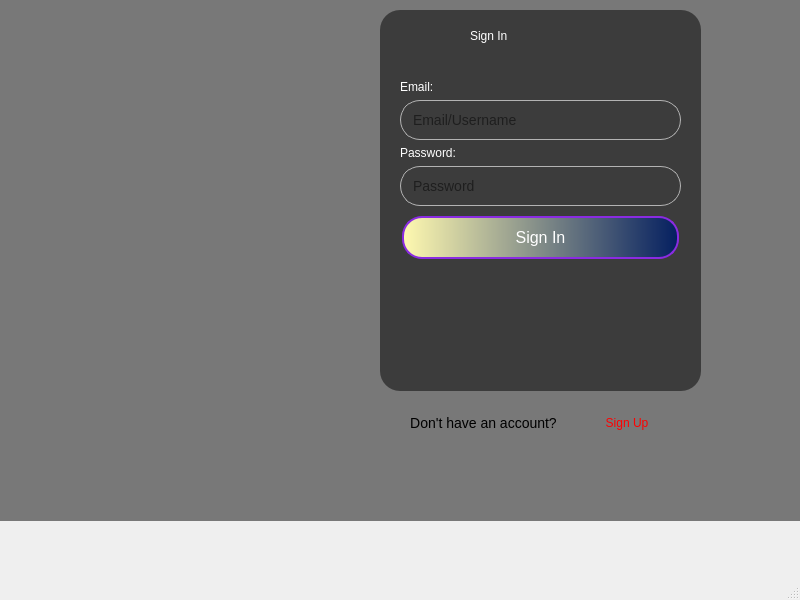
<?xml version="1.0" encoding="UTF-8"?>
<ui version="4.0">
 <class>MainWindow</class>
 <widget class="QMainWindow" name="MainWindow">
  <property name="geometry">
   <rect>
    <x>0</x>
    <y>0</y>
    <width>800</width>
    <height>600</height>
   </rect>
  </property>
  <property name="windowTitle">
   <string>MainWindow</string>
  </property>
  <widget class="QWidget" name="centralwidget">
   <widget class="QStackedWidget" name="stackedWidget">
    <property name="geometry">
     <rect>
      <x>330</x>
      <y>0</y>
      <width>631</width>
      <height>531</height>
     </rect>
    </property>
    <property name="currentIndex">
     <number>1</number>
    </property>
    <widget class="QWidget" name="page_3"/>
    <widget class="QWidget" name="page_2">
     <widget class="QLabel" name="label_6">
      <property name="geometry">
       <rect>
        <x>140</x>
        <y>10</y>
        <width>141</width>
        <height>51</height>
       </rect>
      </property>
      <property name="styleSheet">
       <string notr="true">color: rgb(255, 255, 255); 
font: 25pt &quot;Segoe Print&quot;;</string>
      </property>
      <property name="text">
       <string>Sign In</string>
      </property>
     </widget>
     <widget class="QLabel" name="label_3">
      <property name="geometry">
       <rect>
        <x>260</x>
        <y>20</y>
        <width>51</width>
        <height>51</height>
       </rect>
      </property>
      <property name="autoFillBackground">
       <bool>false</bool>
      </property>
      <property name="styleSheet">
       <string notr="true">background: none;
    border: none;</string>
      </property>
      <property name="text">
       <string/>
      </property>
      <property name="pixmap">
       <pixmap>../img/corporate_Music-Flex-Icons-03.png</pixmap>
      </property>
      <property name="scaledContents">
       <bool>true</bool>
      </property>
     </widget>
     <widget class="QLabel" name="label_13">
      <property name="geometry">
       <rect>
        <x>50</x>
        <y>10</y>
        <width>321</width>
        <height>381</height>
       </rect>
      </property>
      <property name="styleSheet">
       <string notr="true">width: 100%;
    height: 100%;
    background-color: rgba(0, 0, 0, 0.5); /* Nền đen với độ trong suốt 50% */
    display: flex;
    justify-content: center;
    align-items: center;
border-radius: 20px</string>
      </property>
      <property name="text">
       <string/>
      </property>
     </widget>
     <widget class="QPushButton" name="btn_eye_p">
      <property name="geometry">
       <rect>
        <x>360</x>
        <y>430</y>
        <width>80</width>
        <height>24</height>
       </rect>
      </property>
      <property name="styleSheet">
       <string notr="true">border: none;
background: none</string>
      </property>
      <property name="text">
       <string/>
      </property>
      <property name="icon">
       <iconset>
        <normaloff>../img/eye-slash-solid.svg</normaloff>../img/eye-slash-solid.svg</iconset>
      </property>
     </widget>
     <widget class="QWidget" name="verticalLayoutWidget">
      <property name="geometry">
       <rect>
        <x>70</x>
        <y>80</y>
        <width>281</width>
        <height>361</height>
       </rect>
      </property>
      <layout class="QVBoxLayout" name="verticalLayout">
       <item>
        <widget class="QLabel" name="label_2">
         <property name="styleSheet">
          <string notr="true">color: rgb(255, 255, 255); 
font: 15pt &quot;Segoe Print&quot;;</string>
         </property>
         <property name="text">
          <string>Email:</string>
         </property>
        </widget>
       </item>
       <item>
        <widget class="QLineEdit" name="txt_email">
         <property name="styleSheet">
          <string notr="true">width: 100%;
  padding: 10px;
  font-size: 14px;
  border: 1px solid #B3B3B3; 
  border-radius: 20px; 
  background-color: transparent;
  color: rgb(0, 0, 0)</string>
         </property>
         <property name="text">
          <string/>
         </property>
         <property name="dragEnabled">
          <bool>true</bool>
         </property>
         <property name="placeholderText">
          <string>Email/Username</string>
         </property>
        </widget>
       </item>
       <item>
        <widget class="QLabel" name="label_4">
         <property name="styleSheet">
          <string notr="true">color: rgb(255, 255, 255); 
font: 15pt &quot;Segoe Print&quot;;</string>
         </property>
         <property name="text">
          <string>Password:</string>
         </property>
        </widget>
       </item>
       <item>
        <widget class="QLineEdit" name="txt_password">
         <property name="styleSheet">
          <string notr="true">width: 100%;
  padding: 10px;
  font-size: 14px;
  border: 1px solid #B3B3B3; 
  border-radius: 20px; 
  background-color: transparent;
  color: rgb(0, 0, 0)</string>
         </property>
         <property name="text">
          <string/>
         </property>
         <property name="echoMode">
          <enum>QLineEdit::EchoMode::Password</enum>
         </property>
         <property name="placeholderText">
          <string>Password</string>
         </property>
        </widget>
       </item>
       <item>
        <widget class="QPushButton" name="btn_login">
         <property name="styleSheet">
          <string notr="true">background: qlineargradient( spread: pad, x1: 0, y1: 0, x2: 1, y2: 0, stop: 0 #fff9b0, stop: 1 #041f60 );
font: 9pt &quot;Segoe Print&quot;;
border: 2px solid #8A2BE2; /* Viền màu tím nhạt hơn */
 color: white; /* Màu chữ trắng */
 padding: 10px 20px; 
text-align: center; 
text-decoration: none; 
display: inline-block;
 font-size: 16px; 
margin: 4px 2px; 
cursor: pointer;
border-radius: 20px; /* Cạnh bo tròn */ 
box-shadow: 0 4px 8px 0 rgba(0, 0, 0, 0.2), 0 6px 20px 0 rgba(0, 0, 0, 0.19); /* Đổ bóng */
transition: all 0.3s ease; /* Hiệu ứng chuyển đổi */</string>
         </property>
         <property name="text">
          <string>Sign In</string>
         </property>
        </widget>
       </item>
       <item>
        <spacer name="verticalSpacer">
         <property name="orientation">
          <enum>Qt::Orientation::Vertical</enum>
         </property>
         <property name="sizeHint" stdset="0">
          <size>
           <width>20</width>
           <height>40</height>
          </size>
         </property>
        </spacer>
       </item>
       <item>
        <layout class="QHBoxLayout" name="horizontalLayout">
         <item>
          <widget class="QPushButton" name="pushButton_2">
           <property name="styleSheet">
            <string notr="true">padding: 10px;
  font-size: 14px;
  border-radius: 20px; 
  background-color: transparent;
  color: rgb(0, 0, 0);
font: 9pt &quot;Segoe Print&quot;;</string>
           </property>
           <property name="text">
            <string>Don't have an account?</string>
           </property>
          </widget>
         </item>
         <item>
          <widget class="QPushButton" name="btn_register">
           <property name="styleSheet">
            <string notr="true">border-radius: 15px;
font: 9pt &quot;Segoe Print&quot;;
color: rgb(255, 0, 0)</string>
           </property>
           <property name="text">
            <string>Sign Up</string>
           </property>
          </widget>
         </item>
        </layout>
       </item>
      </layout>
     </widget>
     <zorder>label_13</zorder>
     <zorder>label_6</zorder>
     <zorder>label_3</zorder>
     <zorder>btn_eye_p</zorder>
     <zorder>verticalLayoutWidget</zorder>
    </widget>
   </widget>
   <widget class="QLabel" name="label">
    <property name="geometry">
     <rect>
      <x>0</x>
      <y>-40</y>
      <width>851</width>
      <height>561</height>
     </rect>
    </property>
    <property name="autoFillBackground">
     <bool>false</bool>
    </property>
    <property name="styleSheet">
     <string notr="true">width: 100%;
    height: 100%;
    background-color: rgba(0, 0, 0, 0.5); /* Nền đen với độ trong suốt 50% */
    display: flex;
    justify-content: center;
    align-items: center;</string>
    </property>
    <property name="text">
     <string/>
    </property>
    <property name="pixmap">
     <pixmap>../img/hinh-nen-slide-dep-chu-de-am-nhac-de-thuong.jpg</pixmap>
    </property>
    <property name="scaledContents">
     <bool>true</bool>
    </property>
    <property name="wordWrap">
     <bool>false</bool>
    </property>
   </widget>
   <zorder>label</zorder>
   <zorder>stackedWidget</zorder>
  </widget>
  <widget class="QMenuBar" name="menubar">
   <property name="geometry">
    <rect>
     <x>0</x>
     <y>0</y>
     <width>800</width>
     <height>21</height>
    </rect>
   </property>
  </widget>
  <widget class="QStatusBar" name="statusbar"/>
 </widget>
 <resources/>
 <connections/>
</ui>
